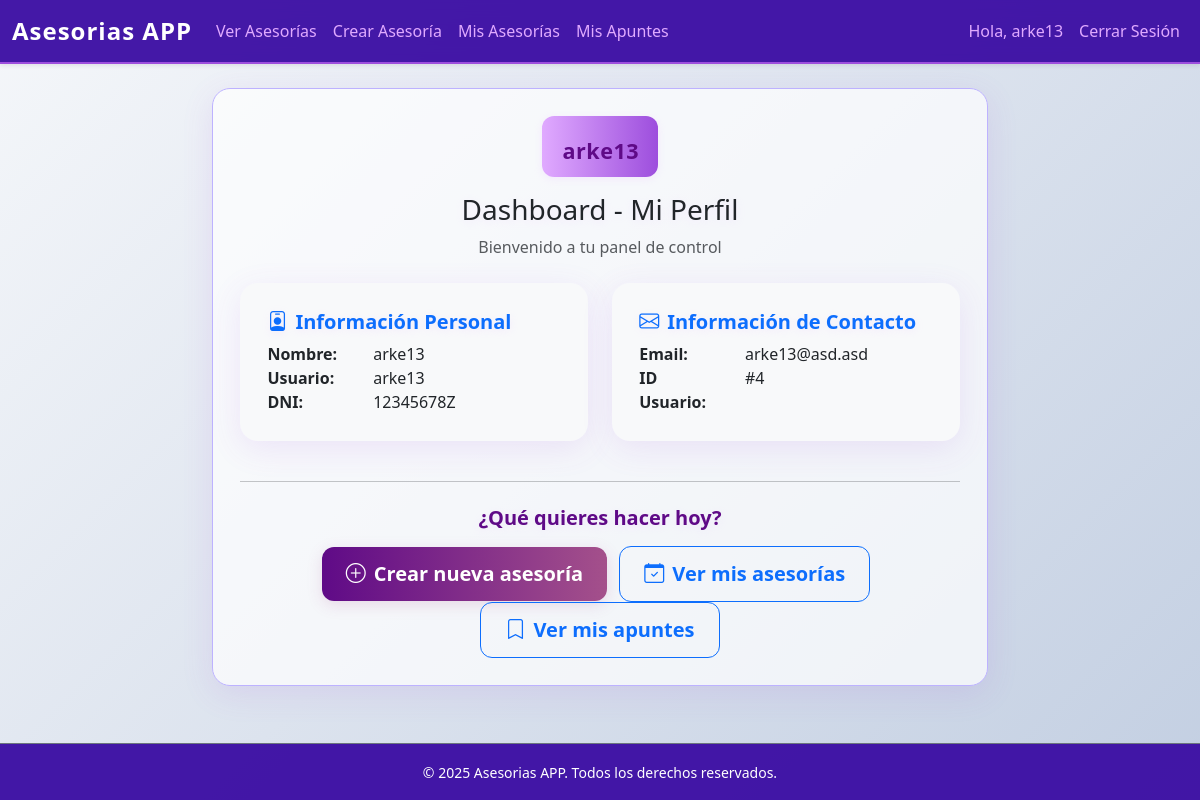
/dashboard (signed in), run on the app's committed database.
### tables this page shows
CREATE TABLE usuarios (
        id INTEGER PRIMARY KEY AUTOINCREMENT,
        nombre TEXT NOT NULL,
        username TEXT UNIQUE NOT NULL,
        email TEXT UNIQUE NOT NULL,
        password TEXT NOT NULL,
        dni TEXT UNIQUE NOT NULL
    );

### app.py (the view)
@app.route('/dashboard')
def dashboard():
    if 'username' in session:
        conn = get_db_connection()
        user = conn.execute("SELECT * FROM usuarios WHERE username = ?", (session['username'],)).fetchone()
        conn.close()
        if user:
            return render_template('dashboard.html', user=user)
        else:
            flash('Error al cargar los datos del usuario.', 'danger')
            return redirect(url_for('login'))
    else:
        flash('Debes iniciar sesión para acceder a esta página.', 'danger')
        return redirect(url_for('login'))

### app.py (called while the page is built)
def get_db_connection():
    conn = sqlite3.connect('database.db', detect_types=sqlite3.PARSE_DECLTYPES | sqlite3.PARSE_COLNAMES)
    conn.row_factory = sqlite3.Row
    return conn

### templates/dashboard.html (shortened to what this page needs)
{% extends 'base.html' %}
{% block content %}
<div class="row">
    <div class="col-lg-8 mx-auto">
        <div class="card">
            <div class="card-body">
                <div class="text-center mb-4">
                    <div class="asesor-autor mb-3">
                        {{ user.nombre }}
                    </div>
                    <h1 class="h3">Dashboard - Mi Perfil</h1>
                    <p class="text-muted">Bienvenido a tu panel de control</p>
                </div>
                <div class="row">
                    <div class="col-md-6">
                        <div class="card bg-light border-0 mb-3">
                            <div class="card-body">
                                <h5 class="card-title text-primary">
                                    <i class="bi bi-person-badge me-2"></i>Información Personal
                                </h5>
                                <div class="row">
                                    <div class="col-4 fw-bold">Nombre:</div>
                                    <div class="col-8">{{ user.nombre }}</div>
                                </div>
                                <div class="row">
                                    <div class="col-4 fw-bold">Usuario:</div>
                                    <div class="col-8">{{ user.username }}</div>
                                </div>
                                <div class="row">
                                    <div class="col-4 fw-bold">DNI:</div>
                                    <div class="col-8">{{ user.dni }}</div>
                                </div>
                            </div>
                        </div>
                    </div>
                    <div class="col-md-6">
                        <div class="card bg-light border-0 mb-3">
                            <div class="card-body">
                                <h5 class="card-title text-primary">
                                    <i class="bi bi-envelope me-2"></i>Información de Contacto
                                </h5>
                                <div class="row">
                                    <div class="col-4 fw-bold">Email:</div>
                                    <div class="col-8">{{ user.email }}</div>
                                </div>
                                <div class="row">
                                    <div class="col-4 fw-bold">ID Usuario:</div>
                                    <div class="col-8">#{{ user.id }}</div>
                                </div>
                            </div>
                        </div>
                    </div>
                </div>
                <hr class="my-4">
                <div class="text-center">
                    <h5 class="mb-3">¿Qué quieres hacer hoy?</h5>
                    <div class="d-grid gap-2 d-md-block">
                        <a href="{{ url_for('create_asesoria') }}" class="btn btn-primary btn-lg me-md-2">
                            <i class="bi bi-plus-circle me-2"></i>Crear nueva asesoría
                        </a>
                        <a href="{{ url_for('my_asesorias') }}" class="btn btn-outline-primary btn-lg me-md-2">
                            <i class="bi bi-calendar-check me-2"></i>Ver mis asesorías
                        </a>
                        <a href="{{ url_for('my_apuntes') }}" class="btn btn-outline-primary btn-lg">
                            <i class="bi bi-bookmark me-2"></i>Ver mis apuntes
                        </a>
                    </div>
                </div>
            </div>
        </div>
    </div>
</div>
{% endblock %}

### static/css/style.css (style rules this page uses)
body { background: linear-gradient(135deg, #f5f7fa 0%, #c3cfe2 100%); color: #22223b; min-height: 100vh; font-family: 'Segoe UI', Tahoma, Geneva, Verdana, sans-serif; }
.card { background: rgba(255, 255, 255, 0.7); border: 1px solid #bdb2ff; border-radius: 18px; box-shadow: 0 8px 32px rgba(157, 78, 221, 0.12); transition: all 0.3s ease; }
.card-body { padding: 1.7rem; }
.btn { border-radius: 12px; font-weight: 600; padding: 0.75rem 1.5rem; transition: all 0.3s ease; }
.btn-primary { background: linear-gradient(90deg, #5f0a87 0%, #a4508b 100%); border: none; color: #fff; box-shadow: 0 4px 15px rgba(164, 80, 139, 0.18); }
h1, h2, h3, h4, h5, h6 { color: #5f0a87; font-weight: 700; text-shadow: 0 2px 8px #e0aaff33; }
a { color: #5f0a87; text-decoration: none; transition: all 0.3s ease; }
.asesor-autor { display: inline-block; font-size: 1.35rem; font-weight: 700; color: #5f0a87; background: linear-gradient(90deg,#e0aaff,#9d4edd); border-radius: 12px; padding: 0.4rem 1.2rem 0.4rem 0.8rem; margin-bottom: 0.7rem; box-shadow: 0 2px 8px #e0aaff33; letter-spacing: 0.5px; }

### data on the page
usuarios: nombre "arke13", username "arke13", dni "12345678Z", email "arke13@asd.asd", id "4"

### other printed values
{{ session['username'] }} "arke13"
